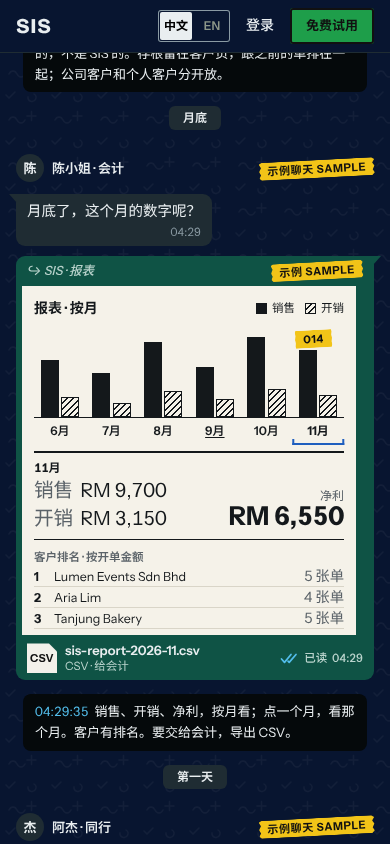
#> input picture .inhabited/v1_critic/screens/c2_draft_report_zh.png, 390 x 844 px, given as the content of the folder /scratchpad/walk_../v1_critic/screens/c2_draft_report_zh.png, which was not available
$ python c4_paste.py ../v1_critic/screens/c2_draft_report_zh.png
#> lines starting #> are read from the running program, lines starting #| are printed output that depends on the picture
# cycle 4 (copy of c3): paste walk shots (four across at phone width, two stacked at desktop width), no scaling
import sys, glob
from PIL import Image, ImageDraw
name=sys.argv[1]
S='/tmp/claude-0/-home-user-Mad/d20709b7-82e7-5279-b1d0-ee4b8a86d2c4/scratchpad/walk_'+name
OUT='/home/user/Mad/.inhabited/v1_critic/screens'
fr=sorted(glob.glob(S+'/*.png')); ims=[Image.open(f).convert('RGB') for f in fr]
#> after `ims = [Image.open(f).convert('RGB') for f in fr]`: ims = 1 item
w,h=ims[0].size
#> w = 390; h = 844
per = max(1, 1600//w) if w<=800 else 1
#> per = 4
rows = 1 if w<=800 else 2
#> rows = 1
group=per*rows
#> group = 4
for s in range(0,len(ims),group):
    ch=ims[s:s+group]
    if w<=800:
        sh=Image.new('RGB',(w*len(ch),h),(255,0,255))
        for i,im in enumerate(ch): sh.paste(im,(i*w,0))
    else:
        sh=Image.new('RGB',(w,h*len(ch)),(255,0,255))
        for i,im in enumerate(ch): sh.paste(im,(0,i*h))
    d=ImageDraw.Draw(sh)
    for i,f in enumerate(fr[s:s+group]):
        lab=f.split('/')[-1][:-4]
        x,y=(i*w+2,2) if w<=800 else (2,i*h+2)
        d.rectangle((x,y,x+80,y+12),fill=(0,0,0)); d.text((x+2,y),lab,fill=(255,255,0))
    p=f'{OUT}/c4_walk_{name}_{chr(97+s//group)}.png'; sh.save(p); print(p,sh.size)
#> this loop made 1 pass
#| /home/user/Mad/.inhabited/v1_critic/screens/c4_walk_../v1_critic/screens/c2_draft_report_zh.png_a.png (390, 844)
#> pass 1, `sh=Image.new('RGB',(w*len(ch),h),(255,0,255))`:
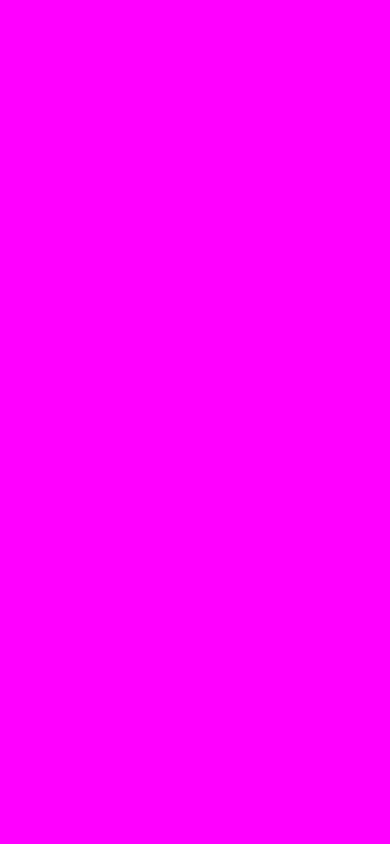
#> sh: PIL image 390x844 RGB; mean R, G, B 255, 0, 255
#> pass 1, `p = f'{OUT}/c4_walk_{name}_{chr(97 + s // group)}.png'`:
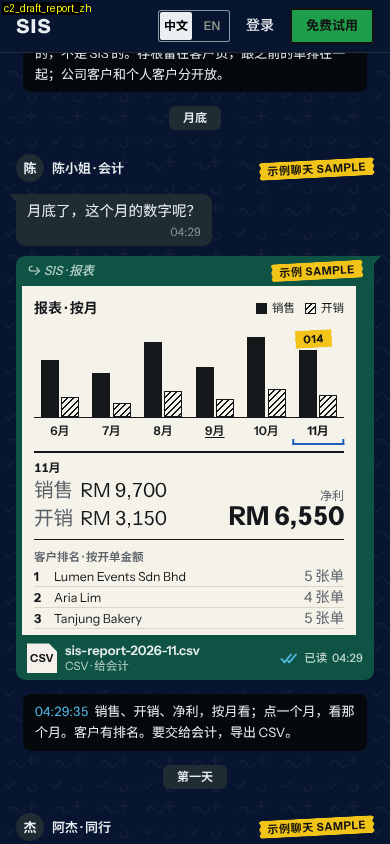
#> saved as c2_draft_report_zh.png_a.png: PIL image 390x844 RGB; mean R, G, B 92.4, 104.2, 107.2
#> im is the input picture: PIL image 390x844 RGB; mean R, G, B 92.3, 104.1, 107.4
